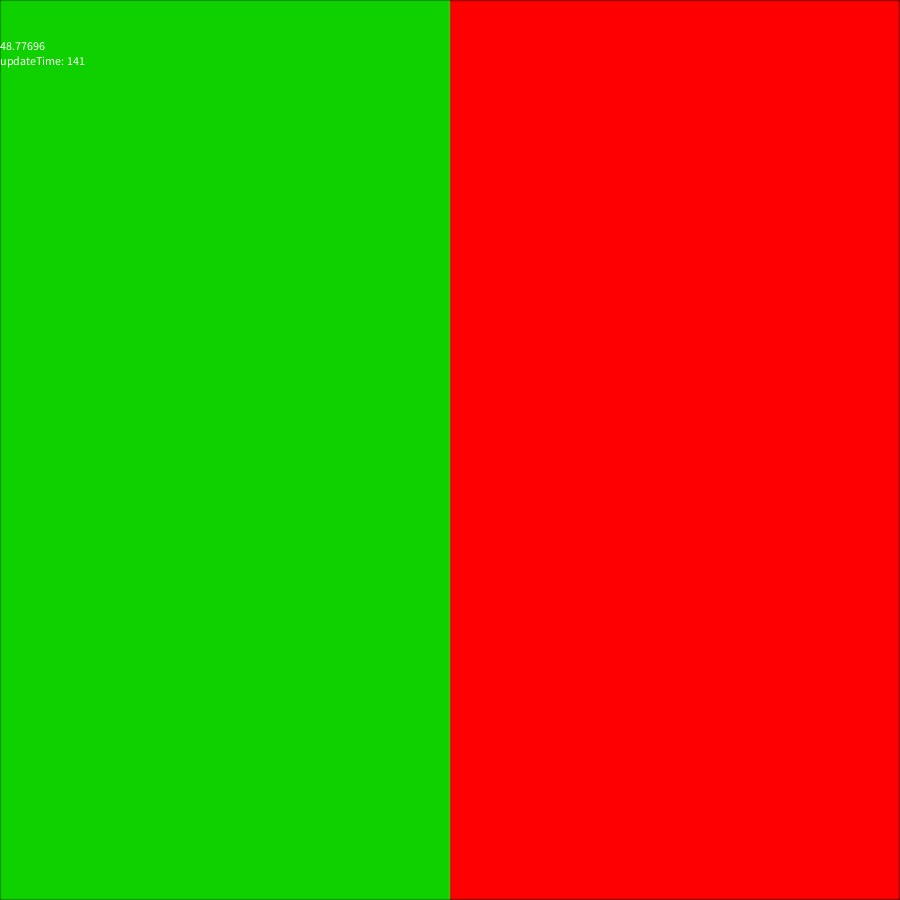
Frame 1 (no input)
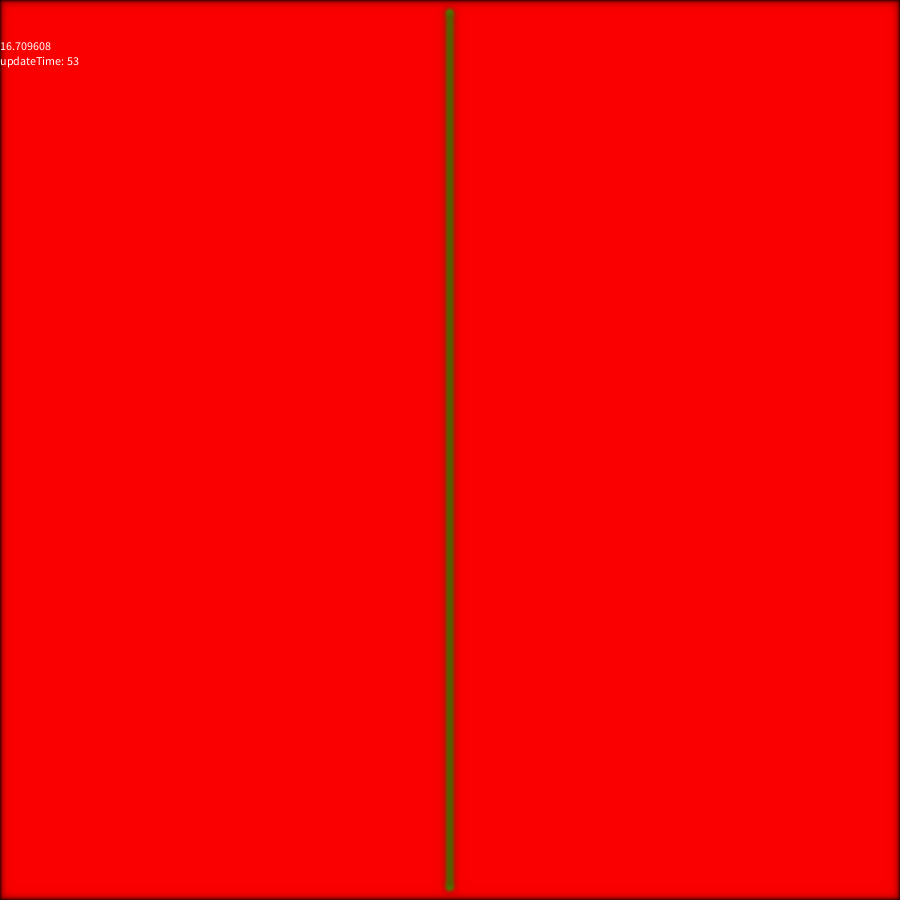
Frame 60 (the mouse pressed at the canvas centre just before this capture)
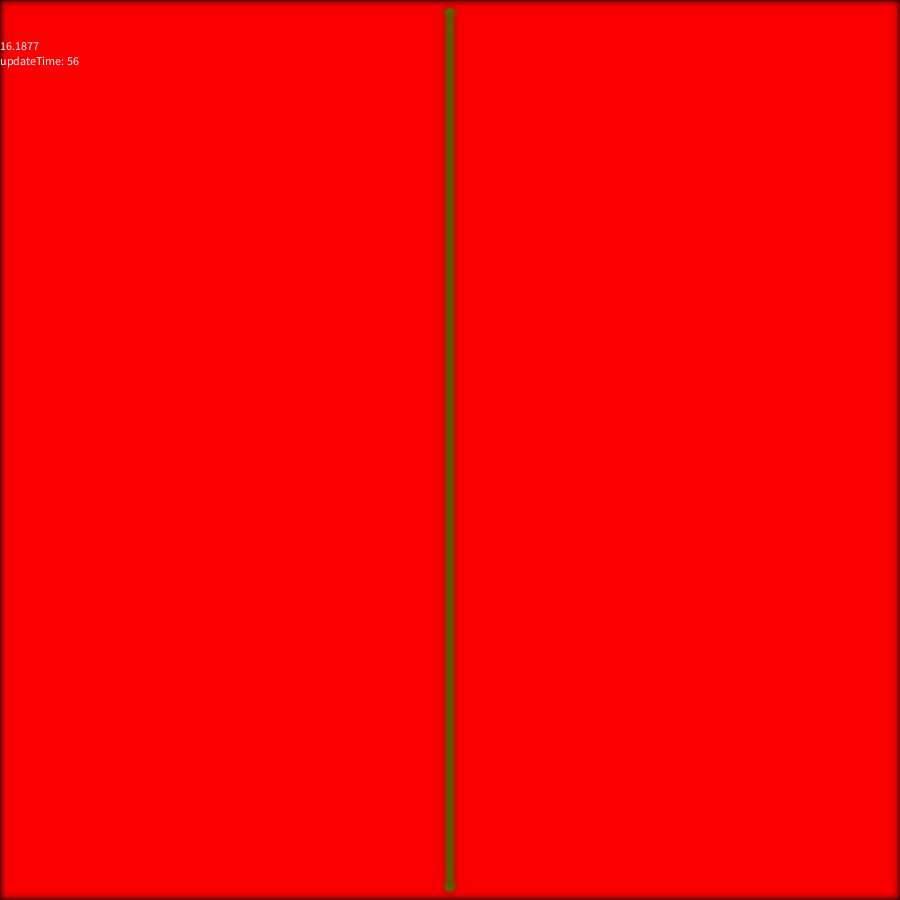
Frame 120 (the mouse held since frame 60 and released just before this capture)

The Processing sketch that drew these frames (run headless with seeded random() and noise(); from frame 60 on, the mouse is pressed at the canvas centre):

// Processing sketch: sketch_180301a
// ── sketch_180301a.pde

DifRec d;

void setup()
{
  size(900,900);
  d = new DifRec();

}

void draw()
{
  background(0);
  long s = millis();
  d.update();
  d.update();
  d.update();
  long f = millis()-s;
  
  d.draw();
  fill(255);
  stroke(255);
  text("" + frameRate,0,50);
text("updateTime: " + f, 0, 65);
}

// ── DifRec.pde
class DifRec
{
  float[][] chemsCur;
  float[][] chemsLast;
  float[][] convKernal = {{0.05,  0.2, 0.05},
                          {0.2 , -1.001, 0.2 },
                          {0.05,  0.2, 0.05}};
  int count = 0;
  float k = .062;
  float dA = 1.0f;
  float dB = .5f;
  float f = .0545;
  float dT = 1.0;
  public DifRec()
  {
    count = width*height;
    chemsLast = new float[count][2];
    chemsCur = new float[count][2];
    seed();
  }
  
  void seed()
  {
    for(int i = 0; i < count; i++)
    {
      int[] xy = getXYForIndex(i);
      int x = xy[0];
      int y = xy[1];
      boolean inMid = x < width/2;//abs(width/2-x) < 10 && abs(width/2-y) < 10;
      chemsLast[i][0] = inMid? 0 : 1;
      chemsLast[i][1] = inMid? 1 : 0;
      chemsCur[i][0] = chemsLast[i][0];
      chemsCur[i][1] = chemsLast[i][1];
      
    }
  }
  
  void update()
  {
    for(int i = 0; i < count; i++)
    {
      float a = chemsLast[i][0];
      float b = chemsLast[i][1];
      chemsCur[i][0] = a + (dA*lap(i,0) - a*b*b + f*(1-a))*dT;
      chemsCur[i][1] = b + (dB*lap(i,1) + a*b*b - (k+f)*b)*dT;
    }
    swap();
  }
  
  void swap()
  {
      float[][] tmp= chemsCur;
      chemsCur = chemsLast;
      chemsLast = tmp;
  }
  
  float lap(int index, int abIndex)
  {
    int[] xy = getXYForIndex(index);
    int x = xy[0];
    int y = xy[1];
//    if(x < 0 || y < 0 || x >= width || y >= height)
//    { return 0; }
    float result = 0;
    for(int i = 0; i < 3; i++)
    {
      for(int j = 0; j < 3; j++)
      {
        int xOffs = i-1;
        int yOffs = j-1;
        int newX = x+xOffs;
        int newY = y+yOffs;
        if(newX < 0 || newY < 0 || newX >= width || newY >= height)
        { continue; }
        int ndx = getIndexForXY(newX, newY);
        
        result += convKernal[i][j] * chemsLast[ndx][abIndex];
      }
    }
    
    return result;
  }
  
  void draw()
  {
    loadPixels();
    for(int i = 0; i < count; i++) 
    {
      float a = chemsCur[i][0];
      float b = chemsCur[i][1];
      
      pixels[i] = color(255*a, 255*b,0);
    }
    updatePixels();
  }
  
  int getIndexForXY(int x, int y)
  {
    return x+y*width;
  }
  int[] getXYForIndex(int index)
  {
    return new int[]{index%width,index/width};
  }
}
